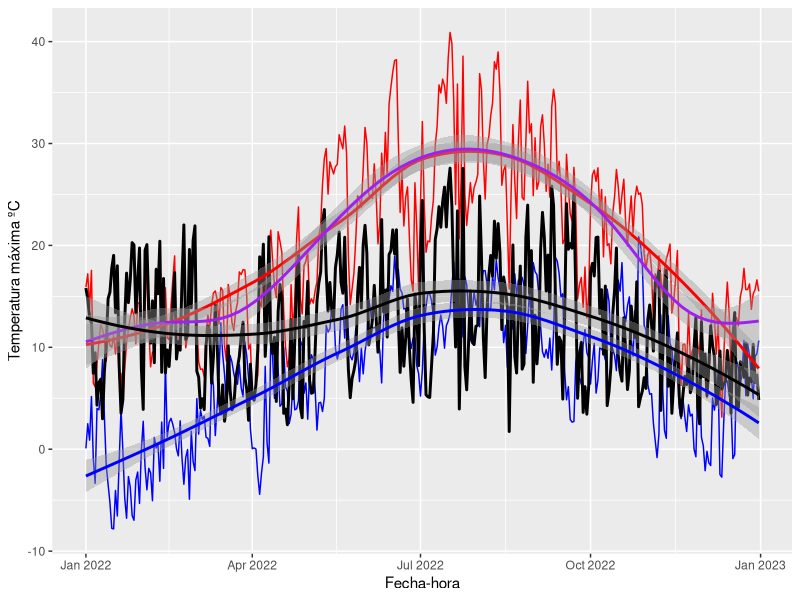

The R source for this figure:
setwd("~/R_exercises/Course 7/Week 3")
library(tidyverse)

potato <- read_delim("etxarri-aranatz gn_2022.csv", 
                     delim = ";", 
                     col_select = contains(c("a","o")),
                     locale = locale(decimal_mark = ".", encoding = "iso-8859-1")
                     )

potato2 <- mutate(potato, 
                  "Fecha-hora" = dmy_hms(`Fecha-hora`), 
                  "Insolación total h" = seconds_to_period(as.numeric(`Insolación total s`)), 
                  "Insolación total s" = NULL,
                  "dif_temp" = `Temperatura máxima ºC` - `Temperatura mínima ºC`
                  )

ggplot(data = potato2) + 
  geom_line(mapping = aes(x = `Fecha-hora`, y = `Temperatura máxima ºC`), colour = "red") +
  geom_line(mapping = aes(x = `Fecha-hora`, y = `Temperatura mínima ºC`), colour = "blue") +
  geom_line(mapping = aes(x = `Fecha-hora`, y = dif_temp), linewidth = 1, colour = "black") +
  geom_smooth(mapping = aes(x = `Fecha-hora`, y = `Temperatura máxima ºC`), colour = "red", method = "loess") +
  geom_smooth(mapping = aes(x = `Fecha-hora`, y = `Temperatura máxima ºC`), colour = "purple", method = "gam") +
  geom_smooth(mapping = aes(x = `Fecha-hora`, y = `Temperatura mínima ºC`), colour = "blue") +
  geom_smooth(mapping = aes(x = `Fecha-hora`, y = dif_temp), linewidth = 1, colour = "black") 

print(c("Media: ", mean(potato2$dif_temp), " - Max: ", max(potato2$dif_temp)," - Min: ", min(potato2$dif_temp)))

